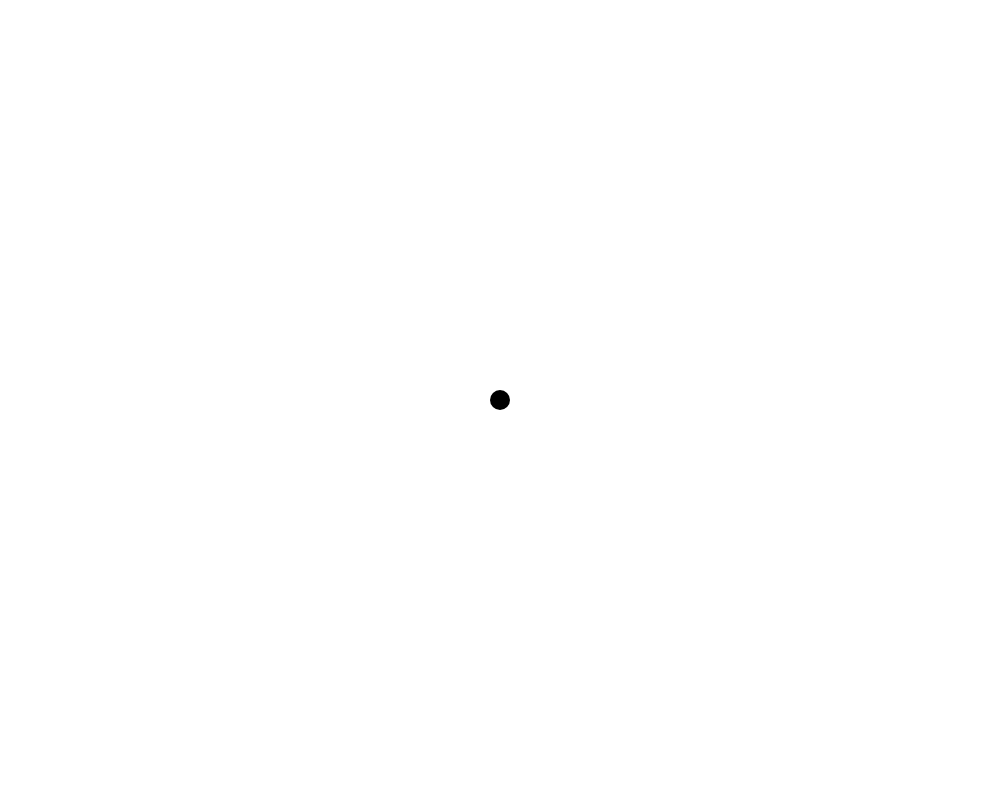
Frame 1 (no input)
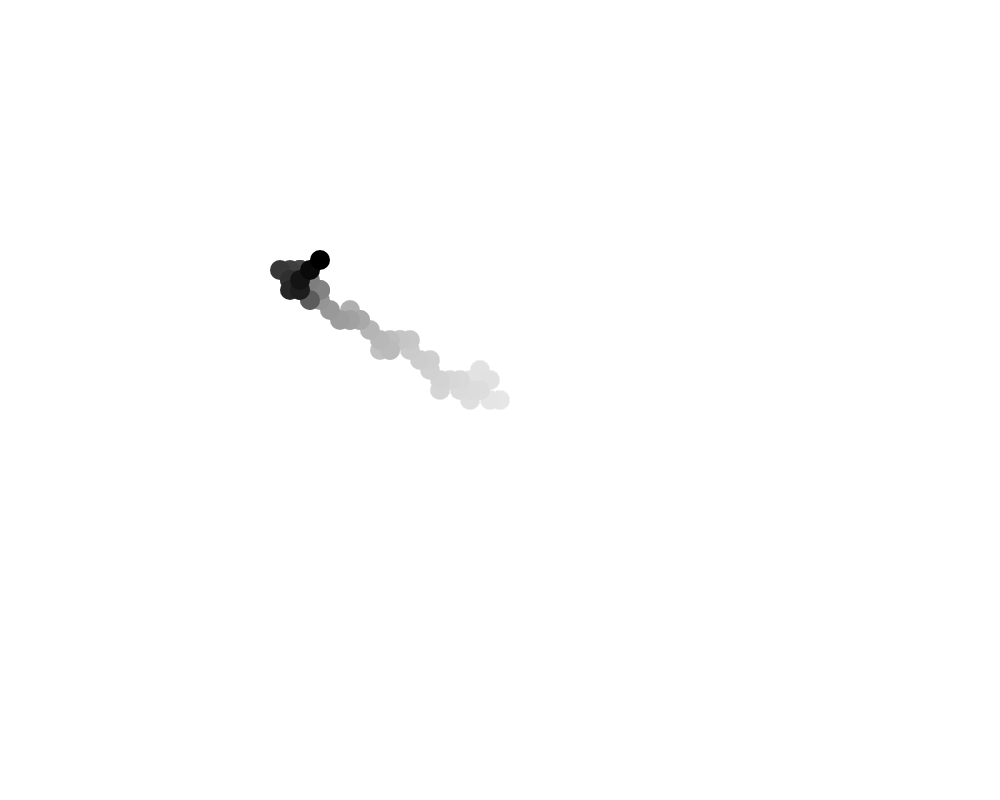
Frame 60 (no input)
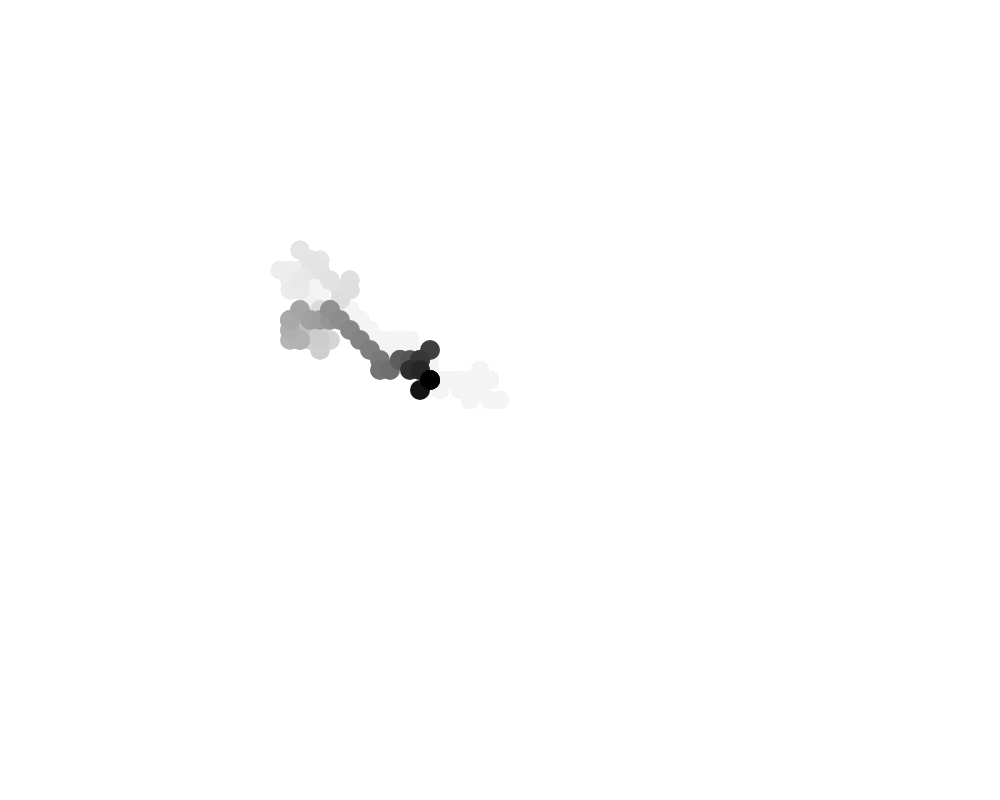
Frame 120 (the mouse pressed at the canvas centre since frame 60)

The p5.js sketch that drew these frames (run headless with seeded random() and noise() and a simulated clock; from frame 60 on, the mouse is pressed at the canvas centre):

// p5.js sketch
// ── sketch.js
var x = 0;
var y = 0;
var scaler = 10;
var goToMouseChance = 3;


function setup() {
  createCanvas(1000, 800);
  x = width / 2;
  y = height / 2;
  frameRate(30);
}

function draw() {
  background(255, 10);
  stroke(0);
  strokeWeight(2 * scaler);
  point(x, y);

  var xInc = 0;
  var yInc = 0;

  if (random(10) < goToMouseChance) {
    if (mouseX > x) {
      xInc = 1;
    } else if (mouseX < x) {
      xInc = -1;
    }
  } else {
    xInc = floor(random(-1, 2));
  }

  if (random(10) < goToMouseChance) {
    if (mouseY > y) {
      yInc = 1;
    } else if (mouseY < y) {
      yInc = -1;
    }
  } else {
    yInc = floor(random(-1, 2));
  }

  x = x + xInc * scaler;
  y = y + yInc * scaler;

  if (x < 0) {
    x += width;
  }
  if (x > width) {
    x -= width;
  }
  if (y < 0) {
    y += height;
  }
  if (y > height) {
    y -= height;
  }
}
